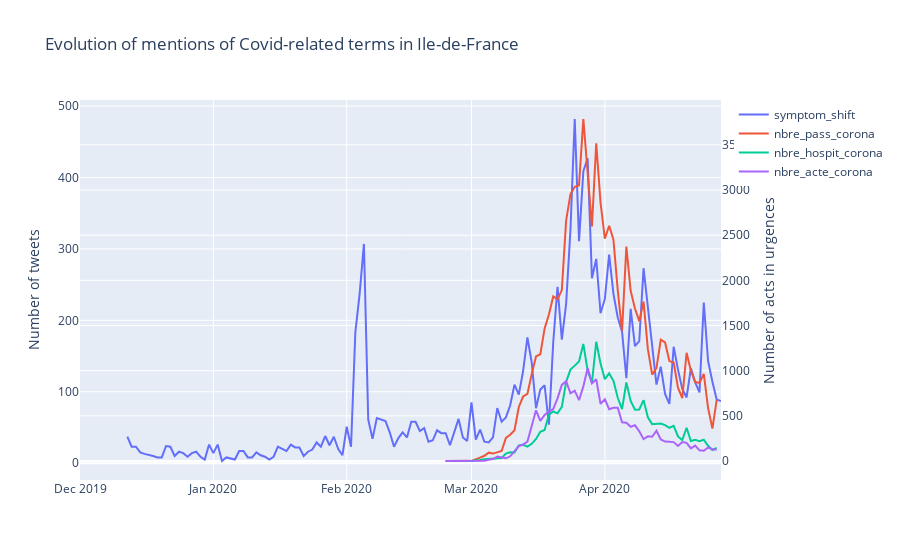

The notebook cell saved with this chart:
### Code cell
tweets_symptoms['symptom_shift'] = tweets_symptoms['has_symptom'].shift(11)

def plot_symptoms_urgences_shift() :
    traces=[]
    traces.append(go.Scatter(x = tweets_symptoms['day'], 
                            y = tweets_symptoms['symptom_shift'].values,
                            mode = 'lines',
                            name = 'symptom_shift',
                            yaxis="y1"))
    for type_urgence in ['nbre_pass_corona','nbre_hospit_corona','nbre_acte_corona']:
        traces.append(go.Scatter(x = urgences.date_de_passage, 
                                 y = urgences[type_urgence],
                                 mode = 'lines',
                                 name = type_urgence,
                                 yaxis="y2"))
    
    layout = go.Layout(title="Evolution of mentions of Covid-related terms in Ile-de-France",
                       yaxis=dict(title='Number of tweets'),
                       yaxis2=dict(title='Number of acts in urgences',
                                   overlaying='y',
                                   side='right'))
    
    fig = go.Figure(traces, layout)
    py.iplot(fig)
    
plot_symptoms_urgences_shift()
